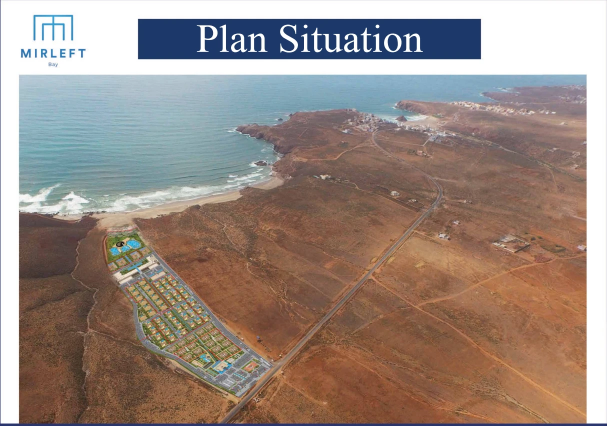
#> input picture 3d-models/mirleft-bay/input/photos/IMG_10_plan_situation_aerial.webp, 1214 x 851 px, given in place of M01_Render_Sand_COL.jpg, which was not available (shown at 1/2 size)
$ python 08_export_glb.py ../../mirleft-bay/input/photos/IMG_10_plan_situation_aerial.webp
#> lines starting #> are read from the running program, lines starting #| are printed output that depends on the picture; pictures that were not available may be replaced by others from this repository, and a replacement may not be noted
"""
08_export_glb — light GLB of the Tranche A+B scene, with textures and colours (After Effects,
web viewers, D5...).   python 08_export_glb.py

glTF only carries image textures and plain colours, so every procedural material of the scene is
swapped for a Principled BSDF with
  * a tileable colour image (JPEG, 1024 px max, tint baked in) and box-projected UVs at true size, or
  * a plain colour (glass, aluminium, water, courts, foliage stems...).
Leaf cards, palm fans and the mashrabiya keep their PNG with alpha (alphaMode MASK).
The 17 duplexes, the trees and the two boutique/restaurant buildings share their meshes, so the
file stays small. No cameras or lights. Units metres, +Y up (glTF). Writes
Mirleft_Tranche_AB.glb next to the .blend.
"""
import os
import sys
import tempfile

import bpy  # noqa: I001
import numpy as np
from PIL import Image, ImageDraw, ImageFilter

HERE = os.path.dirname(os.path.abspath(__file__))
ROOT = os.path.dirname(HERE)
BAY = os.path.join(os.path.dirname(ROOT), "mirleft-bay")
D5 = os.path.join(BAY, "output", "d5", "textures")
TIL = os.path.join(BAY, "assets", "textures", "tileable")
TMP = tempfile.mkdtemp()
SIZE = 1024


def lin(h):
    h = h.lstrip("#")
    c = [int(h[i:i + 2], 16) / 255 for i in (0, 2, 4)]
    return tuple(((v + 0.055) / 1.055) ** 2.4 if v > 0.04045 else v / 12.92 for v in c)


def tinted(src, name, tint_from=None, tint_to=None, size=SIZE):
    """Resized JPEG copy; optional colour shift tint_from -> tint_to (multiplied in linear light)."""
#> called with name = 'render_sand', size = 1024
    im = Image.open(src).convert("RGB").resize((size, size), Image.LANCZOS)
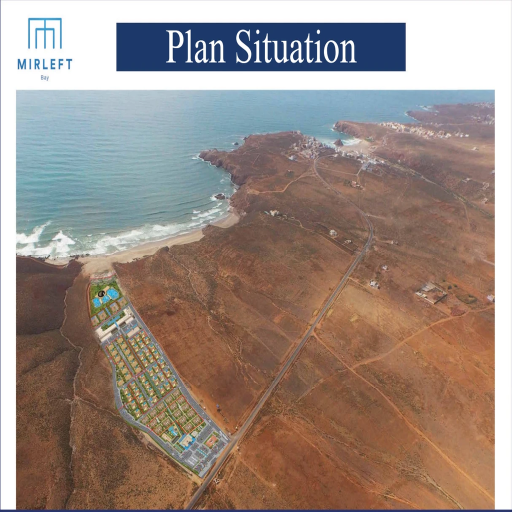
#> im: PIL image 1024x1024 RGB (shown at 1/2 size); mean R, G, B 154.2, 138.3, 129.8
    if tint_from:
        a = np.asarray(im).astype(np.float32) / 255.0
        a = np.where(a > 0.04045, ((a + 0.055) / 1.055) ** 2.4, a / 12.92)
        f = np.array(lin(tint_to)) / np.maximum(np.array(lin(tint_from)), 1e-4)
        a = np.clip(a * f, 0, 1)
        a = np.where(a > 0.0031308, 1.055 * a ** (1 / 2.4) - 0.055, a * 12.92)
        im = Image.fromarray((a * 255).astype(np.uint8))
    p = os.path.join(TMP, name + ".jpg")
    im.save(p, quality=85)
    return p


# [30 lines left out: function gen_tiles, not called in this run]


# material -> (texture path, tile size in metres)
TEX = {
    "M01_Render_Sand": (tinted(os.path.join(D5, "M01_Render_Sand_COL.jpg"), "render_sand"), 2.5),
    "M02_Render_Ochre": (tinted(os.path.join(D5, "M02_Render_Ochre_COL.jpg"), "render_ochre"), 2.5),
    "D04_Render_Trim": (tinted(os.path.join(D5, "M01_Render_Sand_COL.jpg"), "render_trim", "#D2B289", "#E6D3B2"), 2.5),
    "D10_Render_Terre_De_Sienne": (tinted(os.path.join(D5, "M01_Render_Sand_COL.jpg"), "render_sienna", "#D2B289", "#B9774C"), 2.5),
    "M03_Timber_Pergola": (tinted(os.path.join(D5, "M03_Timber_Pergola_COL.jpg"), "timber"), 1.2),
    "M07_Pavers_Beige": (tinted(os.path.join(D5, "M07_Pavers_Beige_COL.jpg"), "pavers"), 2.0),
    "M09_Terrace_Stone": (tinted(os.path.join(D5, "M09_Terrace_Stone_COL.jpg"), "terrace"), 2.4),
    "M10_Pool_Mosaic": (tinted(os.path.join(D5, "M10_Pool_Mosaic_COL.jpg"), "pool_mosaic", size=512), 0.5),
    "T01_Terrain_Soil_Sand_Rock": (tinted(os.path.join(D5, "T01_Terrain_Soil_Sand_Rock_COL.jpg"), "terrain"), 9.0),
    "T03_Lawn": (tinted(os.path.join(TIL, "TEX_LAWN_COL.jpg"), "lawn"), 2.0),
    "Kerb_Concrete": (tinted(os.path.join(TIL, "TEX_CONCRETE_COL.jpg"), "paving", size=512), 2.0),
    "M12_Roof_Gravel": (tinted(os.path.join(TIL, "TEX_GRAVEL_COL.jpg"), "roof", size=512), 1.0),
    "M11_Asphalt": (gen_tiles("asphalt", 0, 0, "#5E5B57", None, (90, 88, 84), noise=14), 2.0),
    "D05_Bejmat_Terre_De_Sienne": (gen_tiles("bejmat", 10, 20, "#A0522D", "#8B4526", (110, 74, 54)), 1.0),
    "D11_Roof_Tiles_Terracotta": (gen_tiles("roof_tiles", 4, 6, "#A9573A", "#8E452D", (107, 59, 42)), 1.2),
    "D12_Island_Diagonal_Pavers": (gen_tiles("island", 2, 2, (220, 209, 189), (205, 191, 166), (156, 144, 128), diag=True), 1.414),
}
#> call 2 of tinted, with name = 'render_ochre', size = 1024
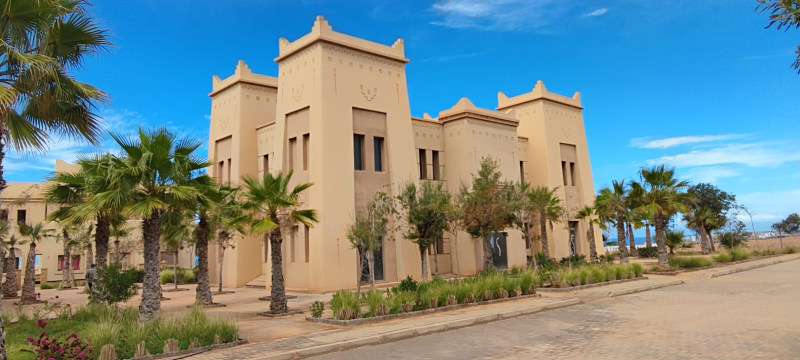
#> input picture 3d-models/mirleft-bay/input/photos/IMG_11_photo_kasbah_building.jpg, 1600 x 720 px, given in place of M02_Render_Ochre_COL.jpg, which was not available (shown at 1/2 size)
#> in tinted (call 2), `im = Image.open(src).convert("RGB").resize((size, size), Image.LANCZOS)`:
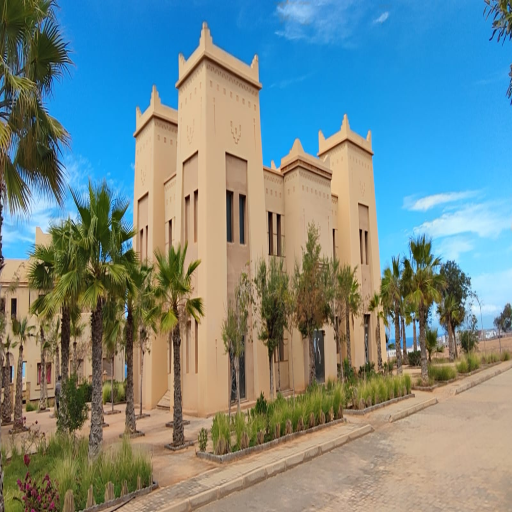
#> im: PIL image 1024x1024 RGB (shown at 1/2 size); mean R, G, B 116.9, 137.8, 137.9
#> call 3 of tinted, with name = 'render_trim', tint_from = '#D2B289', tint_to = '#E6D3B2', size = 1024
#> in tinted (call 3), `a = np.clip(a * f, 0, 1)`:
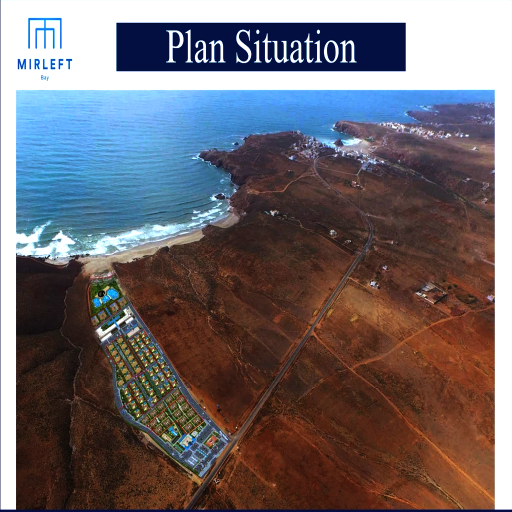
#> a: shape (1024, 1024, 3) float64 (shown at 1/2 size); mean R, G, B 0.437, 0.409, 0.429
#> in tinted (call 3), `a = np.where(a > 0.0031308, 1.055 * a ** (1 / 2.4) - 0.055, a * 12.92)`:
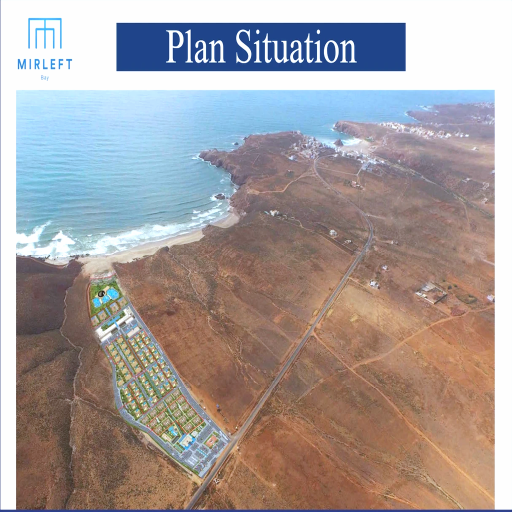
#> a: shape (1024, 1024, 3) float64 (shown at 1/2 size); mean R, G, B 0.648, 0.614, 0.61
#> call 4 of tinted, with name = 'render_sienna', tint_from = '#D2B289', tint_to = '#B9774C', size = 1024
#> in tinted (call 4), `a = np.clip(a * f, 0, 1)`:
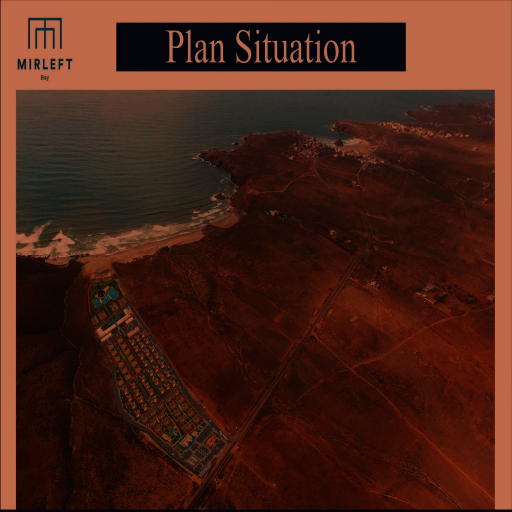
#> a: shape (1024, 1024, 3) float64 (shown at 1/2 size); mean R, G, B 0.291, 0.139, 0.0923
#> in tinted (call 4), `a = np.where(a > 0.0031308, 1.055 * a ** (1 / 2.4) - 0.055, a * 12.92)`:
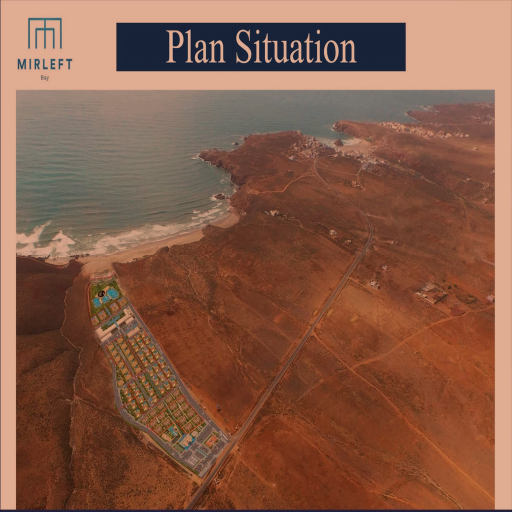
#> a: shape (1024, 1024, 3) float64 (shown at 1/2 size); mean R, G, B 0.531, 0.359, 0.281
#> (the run stopped early here; a loop or call above may not have finished)
